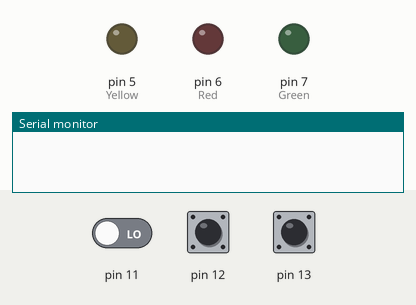
Simulated run of this sketch. Board: Arduino Uno, built with avr-gcc and run on an emulated ATmega328P. Shown: output pins drawn as LEDs (lit = HIGH), the last lines printed to the serial monitor. Dashed ring = blinking. Inputs (shaded band) come from the test bench; at power-on: pin 13 LOW, pin 11 LOW, pin 12 LOW.

Above: at 1.2 s.
1.3 s: pin 13 driven HIGH
At 1.8 s:
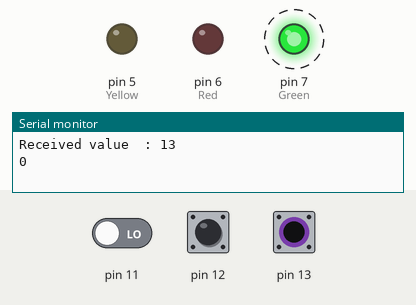
4.3 s: pin 11 driven HIGH
At 4.9 s:
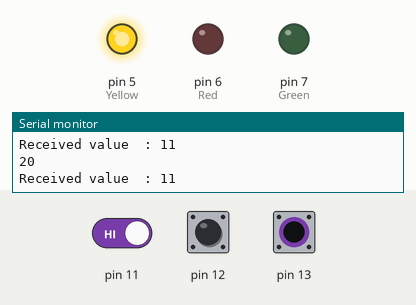
5.8 s: pin 12 driven HIGH
7.4 s: pin 12 pulsed LOW 5 times (0.12 s each, 0.3 s apart)
At 7.71 s:
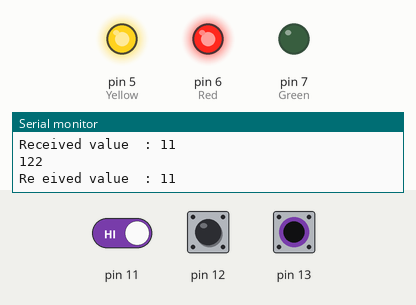
10.5 s: pin 13 pulsed LOW 2 times (0.12 s each, 0.3 s apart)
At 10.68 s:
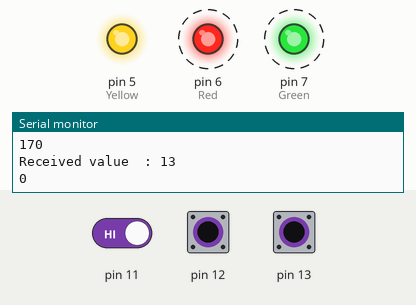
Timing chart, 0 to 14.5 s (numbered marks = the images above; inputs shaded):
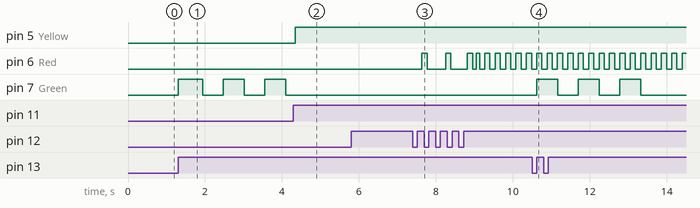

The sketch:

Assignment8.ino
```cpp
#include <Arduino_FreeRTOS.h>
#include "queue.h"

#define SWYellow 11
#define SWRed 12
#define SWGreen 13
#define Yellow 5
#define Red 6
#define Green 7

//debounce
unsigned long Yellowbounce;
unsigned long Redbounce;
unsigned long Greenbounce;

QueueHandle_t YellowQueue;
QueueHandle_t RedQueue;
QueueHandle_t GreenQueue;

bool Yready;
bool Rready;
bool Gready;

void setup()
{
  Serial.begin(9600);
  YellowQueue = xQueueCreate(5,sizeof(int32_t));// (queuelength,sizequeue)
  RedQueue = xQueueCreate(5,sizeof(int32_t));
  GreenQueue = xQueueCreate(5,sizeof(int32_t));
  //sender
  xTaskCreate(vSWtask,"SW Yellow",100,SWYellow,1,NULL); //(function ที่เรียกทำงาน,ชื่อเรียกtask,ขนาดstackที่จองให้task,paramiter,priority,)
  xTaskCreate(vSWtask,"SW Red",100,SWRed,1,NULL);
  xTaskCreate(vSWtask,"SW Green",100,SWGreen,1,NULL);
  //reciever
  xTaskCreate(vYellow,"Recieve Task",100,NULL,1,NULL);
  xTaskCreate(vRed,"Recieve Task",100,NULL,1,NULL);
  xTaskCreate(vGreen,"Recieve Task",100,NULL,1,NULL);
}

void vSWtask(void *pvParameters)
{
  BaseType_t qStatus;
  int32_t valuetosent=0;
  int SW = (int32_t)pvParameters;
  const TickType_t xTicksToWait = pdMS_TO_TICKS(100);
  pinMode(SW, INPUT);
  while(1)
  {
    if(digitalRead(SW)==LOW )
    {
      if(SW==11)
      {
        Yready = true;
      }
      if(SW==12)
      {
        Rready = true;
      }
      if(SW==13)
      {
        Gready = true;
      }
    }
    if(digitalRead(SW)==HIGH )
    {
      if(SW==11 && Yready == true)
      {
        valuetosent = SW;
        qStatus = xQueueSend(YellowQueue,&valuetosent,xTicksToWait); //(ต่อคิวในYellowQueue,pointerชี้ส่งเข้าqueue,ระยะเวลาที่ต้องรอก่อนส่งเข้าqueue)
        //Yready = false;
      }
      if(SW==12 && Rready == true)
      {
        Serial.println("SW2");
        valuetosent = SW;
        qStatus = xQueueSend(RedQueue,&valuetosent,xTicksToWait);
        Rready = false;
      }
      if(SW==13 && Gready == true)
      {
        valuetosent = SW;
        qStatus = xQueueSend(GreenQueue,&valuetosent,xTicksToWait);
        Gready = false;
      }
    }
  }
}

void vYellow(void *pvParameters)
{
  int32_t valueReceived;
  int Ycount = 0;
  bool check = false;
  BaseType_t qStatus;
  const TickType_t xTicksToWait = pdMS_TO_TICKS(100);
  pinMode(Yellow, OUTPUT);
  digitalWrite(Yellow, LOW);
  while (1)
  {
    qStatus = xQueueReceive(YellowQueue, &valueReceived, xTicksToWait); //(ชื่อคิวที่รับ,pointerที่รับ,ระยะเวลาที่รอก่อนรับคิว)

    if (qStatus  == pdPASS) // ส่งข้อมูลสำเร็จ
    {
      Serial.print("Received value  : ");
      Serial.println(valueReceived);
      Ycount += 1;
      Serial.println(Ycount);
    }
    if(Ycount >= 1 && check == false)
    {
        digitalWrite(Yellow,HIGH);
        check = true;
        Yellowbounce = millis();
        Serial.println(Ycount);
    }
    if(millis() - Yellowbounce >= 3000 && digitalRead(Yellow) == 1)
    {
      Ycount -=1;
      check = false;
      if(Ycount <= 0)
      {
         digitalWrite(Yellow,LOW);
      }
    }
  }
}

void vRed(void *pvParameters)
{
  int32_t valueReceived;
  int Rstats;
  BaseType_t qStatus;
  const TickType_t xTicksToWait = pdMS_TO_TICKS(100);
  pinMode(Red, OUTPUT);
  digitalWrite(Red, LOW);
  while (1)
  {
    qStatus = xQueueReceive(RedQueue, &valueReceived, xTicksToWait);
    if (qStatus  == pdPASS)
    {
      Serial.print("Received value  : ");
      Serial.println(valueReceived);
       if (valueReceived == 12)
       {
        if (Rstats == 0)
        {
         Rstats = 1;
         digitalWrite(Red,!digitalRead(Red));
         Redbounce = millis();
        }
        else
        {
         Rstats = 0;
         digitalWrite(Red,LOW);
        }
       }
    }
    if(Rstats == 1 && millis() - Redbounce >= 50)
    {
      digitalWrite(Red,!digitalRead(Red));
      Redbounce = millis();
    }
  }
}

void vGreen(void *pvParameters)
{
  int32_t valueReceived;
  BaseType_t qStatus;
  int Gcount = 0;
  int Gstats = 0;
  const TickType_t xTicksToWait = pdMS_TO_TICKS(100);
  pinMode(Green, OUTPUT);
  digitalWrite(Green, LOW);
  while (1)
  {
    qStatus = xQueueReceive(GreenQueue, &valueReceived, xTicksToWait);
    if (qStatus  == pdPASS)
    {
      Serial.print("Received value  : ");
      Serial.println(valueReceived);
      if (valueReceived == 13 && Gstats == 0)
      {
        Gstats =1;
      }
    }
    if(millis()-Greenbounce>=500 && Gstats ==1)
    {
     Serial.println(Gcount);
     digitalWrite(Green,digitalRead(Green)^1);
     Gcount++;
     Greenbounce = millis();
    }
    if(Gcount==6)
    {
      Gcount=0;
      Gstats=0;
    }
  }
}

void loop(){}
```

Measured:
- after the input at 1.3 s, pin 7 (Green): alternates HIGH for 0.54 s and LOW for 0.54 s, starting at once
- after the input at 4.3 s, pin 5 (Yellow): LOW → HIGH after 0.05 s
- after the input at 7.4 s, pin 6 (Red): LOW → HIGH after 0.24 s, → LOW 0.13 s later, → HIGH 0.48 s later, → LOW 0.13 s later, … (18 changes in this stretch)
- after the input at 10.5 s, pin 7 (Green): alternates HIGH for 0.54 s and LOW for 0.54 s, 6 changes in all, then stays LOW, starting after 0.12 s
